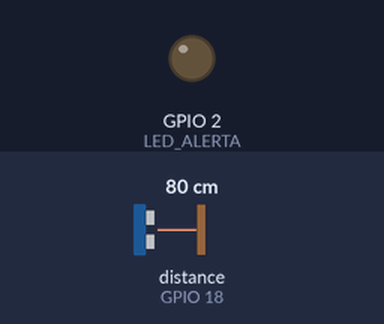
Recording of a sketch running on a simulated ESP32. Parts: output pins drawn as LEDs (lit = HIGH). Wiring (from diagram.json): ultrasonic range finder: trigger GPIO 5; echo GPIO 18. Inputs (shaded band) come from the test bench; at power-on: distance to the obstacle (sensor on GPIO 18) 80 cm. The echo pulse lasts 58.3 µs per cm; WiFi joins after 1.5 s; servers stay silent unless stated; uploads are accepted with an empty reply; pins used as bus, display or sensor lines are not drawn; what the sketch prints to the serial monitor is not drawn.

Above: at 2.7 s.
2.8 s: distance to the obstacle (sensor on GPIO 18) set to 55 cm
12.8 s: distance to the obstacle (sensor on GPIO 18) set to 47 cm
At 21.9 s:
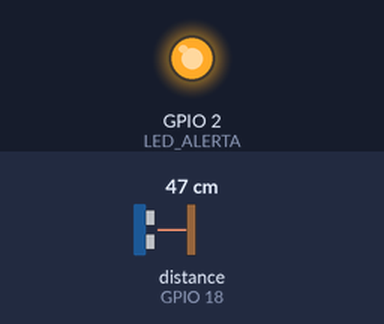
23.0 s: distance to the obstacle (sensor on GPIO 18) set to 60 cm
At 32.2 s:
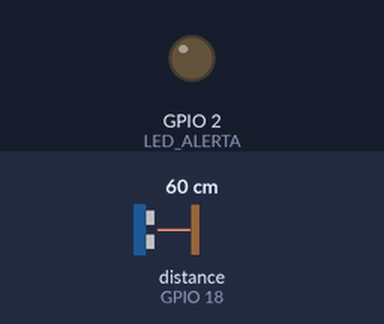
33.2 s: distance to the obstacle (sensor on GPIO 18) set to 2 cm
At 42.3 s:
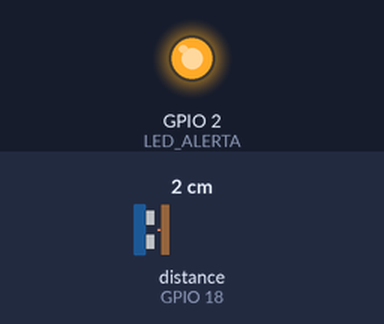
Timing chart, 0 to 43.8 s (numbered marks = the images above; inputs shaded):
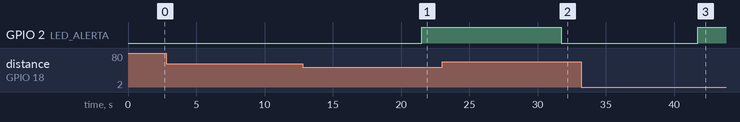

The sketch:

sketch.ino
```cpp
#include <WiFi.h>
#include <HTTPClient.h>
#include <ArduinoJson.h>

// Configurações de Wi-Fi para a rede virtual do Wokwi
const char* ssid = "Wokwi-GUEST";
const char* password = "";

// Endereço da API de IA (Se rodar localmente no Wokwi, use o ngrok ou IP público da máquina)
const char* serverUrl = "http://SEU_IP_OU_TUNNEL:8000/api/v1/telemetria";
const char* sensorApiKey = "ecocity-iot-demo-key";

// Pinos do Sensor HC-SR04
const int TRIG_PIN = 5;
const int ECHO_PIN = 18;
const int LED_ALERTA = 2;

void setup() {
  Serial.begin(115200);
  pinMode(TRIG_PIN, OUTPUT);
  pinMode(ECHO_PIN, INPUT);
  pinMode(LED_ALERTA, OUTPUT);

  WiFi.begin(ssid, password);
  Serial.print("Conectando ao WiFi");
  while (WiFi.status() != WL_CONNECTED) {
    delay(500);
    Serial.print(".");
  }
  Serial.println("\nWiFi Conectado!");
}

void loop() {
  // Medição da distância via ultrassom (em cm)
  digitalWrite(TRIG_PIN, LOW);
  delayMicroseconds(2);
  digitalWrite(TRIG_PIN, HIGH);
  delayMicroseconds(10);
  digitalWrite(TRIG_PIN, LOW);

  long duracao = pulseIn(ECHO_PIN, HIGH);
  float dist_cm = duracao * 0.0343 / 2;

  // Simula o nível de água (quanto menor a distância até o sensor no topo do bueiro, maior o nível)
  float nivel_agua_cm = 100.0 - dist_cm;
  if (nivel_agua_cm < 0) nivel_agua_cm = 0;

  Serial.printf("Leitura IoT - Nível da Água: %.2f cm\n", nivel_agua_cm);

  // Se o nível passar de 50cm, aciona LED de alerta físico e dispara POST para a IA
  if (nivel_agua_cm > 50.0) {
    digitalWrite(LED_ALERTA, HIGH);
    enviarTelemetriaParaIA(nivel_agua_cm);
  } else {
    digitalWrite(LED_ALERTA, LOW);
  }

  delay(10000); // Envia telemetria a cada 10 segundos
}

void enviarTelemetriaParaIA(float nivel_agua) {
  if (WiFi.status() == WL_CONNECTED) {
    HTTPClient http;
    http.begin(serverUrl);
    http.addHeader("Content-Type", "application/json");
    http.addHeader("X-Sensor-Token", sensorApiKey);

    StaticJsonDocument<200> doc;
    doc["sensor_id"] = "ESP32-01";
    doc["localizacao"] = "Bueiro 12, Moema, São Paulo";
    doc["descricao"] = "Alerta automático: elevação crítica do nível de água detectada pelo sensor IoT no Bueiro 12.";
    doc["nivel_sensor_agua_cm"] = nivel_agua;

    String jsonBody;
    serializeJson(doc, jsonBody);

    int httpCode = http.POST(jsonBody);
    if (httpCode > 0) {
      Serial.printf("Telemetria enviada com sucesso! Código HTTP: %d\n", httpCode);
    } else {
      Serial.printf("Falha no envio HTTP: %s\n", http.errorToString(httpCode).c_str());
    }
    http.end();
  }
}
```

Measured:
- the behaviour switches between 51 and 50 cm on distance to the obstacle (sensor on GPIO 18) (found by bisection; images 0 and 1)
- after the input at 2.8 s, every drawn part: stays the same
- after the input at 12.8 s, GPIO 2 (LED_ALERTA): LOW → HIGH after 8.7 s
- after the input at 23.0 s, GPIO 2 (LED_ALERTA): HIGH → LOW after 8.7 s
- after the input at 33.2 s, GPIO 2 (LED_ALERTA): LOW → HIGH after 8.5 s
